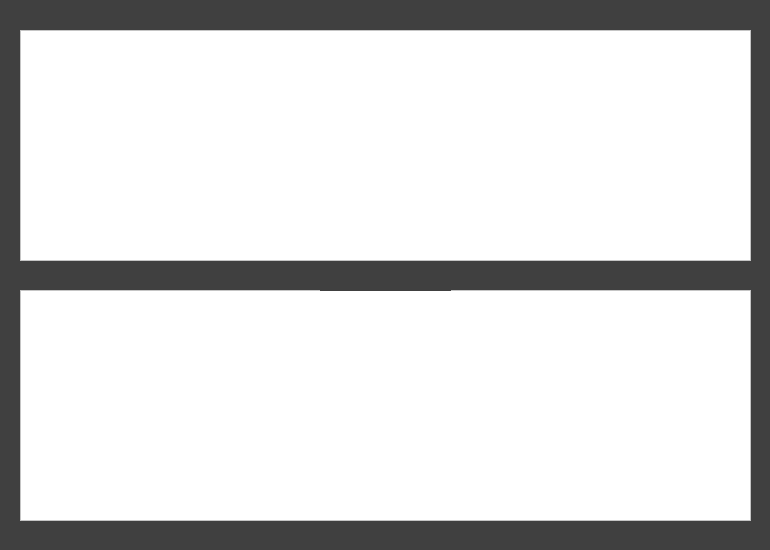
<?xml version="1.0" encoding="UTF-8"?>
<ui version="4.0">
 <class>DetailedAlertWindow</class>
 <widget class="QWidget" name="DetailedAlertWindow">
  <property name="geometry">
   <rect>
    <x>0</x>
    <y>0</y>
    <width>770</width>
    <height>550</height>
   </rect>
  </property>
  <property name="sizePolicy">
   <sizepolicy hsizetype="Fixed" vsizetype="Fixed">
    <horstretch>0</horstretch>
    <verstretch>0</verstretch>
   </sizepolicy>
  </property>
  <property name="windowTitle">
   <string>Alert Details</string>
  </property>
  <property name="windowIcon">
   <iconset resource="AssetResources.qrc">
    <normaloff>:/assets/PeaceMakerIcon.ico</normaloff>:/assets/PeaceMakerIcon.ico</iconset>
  </property>
  <property name="styleSheet">
   <string notr="true">background-color: #404040;</string>
  </property>
  <widget class="QTableWidget" name="AlertDetailsTable">
   <property name="geometry">
    <rect>
     <x>20</x>
     <y>30</y>
     <width>731</width>
     <height>231</height>
    </rect>
   </property>
   <property name="styleSheet">
    <string notr="true">background-color: white;</string>
   </property>
  </widget>
  <widget class="QTableWidget" name="AlertStackHistoryTable">
   <property name="geometry">
    <rect>
     <x>20</x>
     <y>290</y>
     <width>731</width>
     <height>231</height>
    </rect>
   </property>
   <property name="styleSheet">
    <string notr="true">background-color: white;</string>
   </property>
  </widget>
  <widget class="QLabel" name="AlertStackHistoryLabel">
   <property name="geometry">
    <rect>
     <x>320</x>
     <y>270</y>
     <width>131</width>
     <height>21</height>
    </rect>
   </property>
   <property name="text">
    <string>&lt;img src=&quot;:/assets/AlertStackHistory.png&quot;/&gt;</string>
   </property>
  </widget>
  <widget class="QLabel" name="label">
   <property name="geometry">
    <rect>
     <x>345</x>
     <y>10</y>
     <width>87</width>
     <height>17</height>
    </rect>
   </property>
   <property name="text">
    <string>&lt;img src=&quot;:/assets/AlertDetails.png&quot;/&gt;</string>
   </property>
  </widget>
 </widget>
 <resources>
  <include location="AssetResources.qrc"/>
 </resources>
 <connections/>
</ui>
